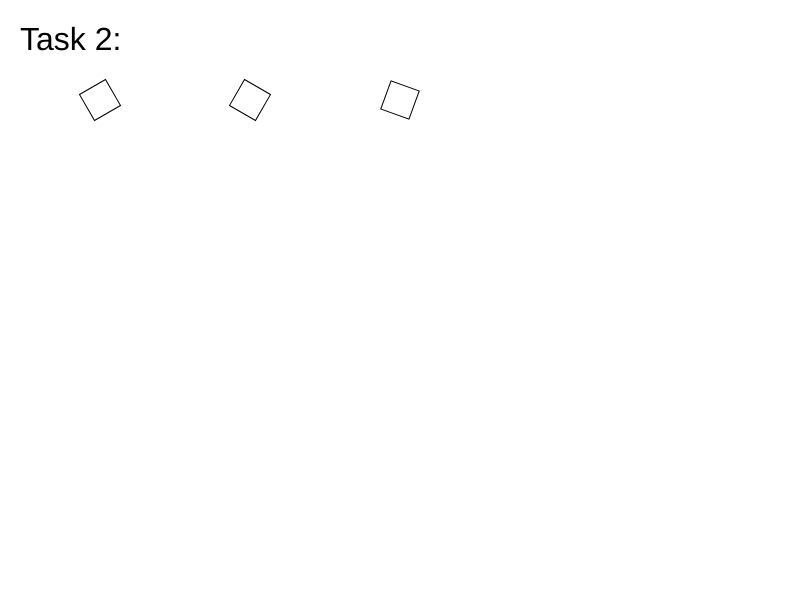
Frame 1 (no input)
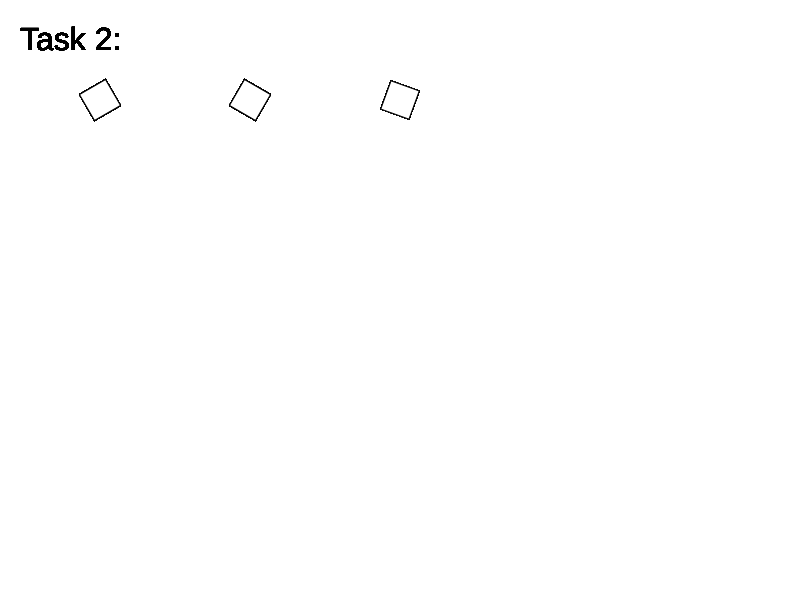
Frame 60 (no input)
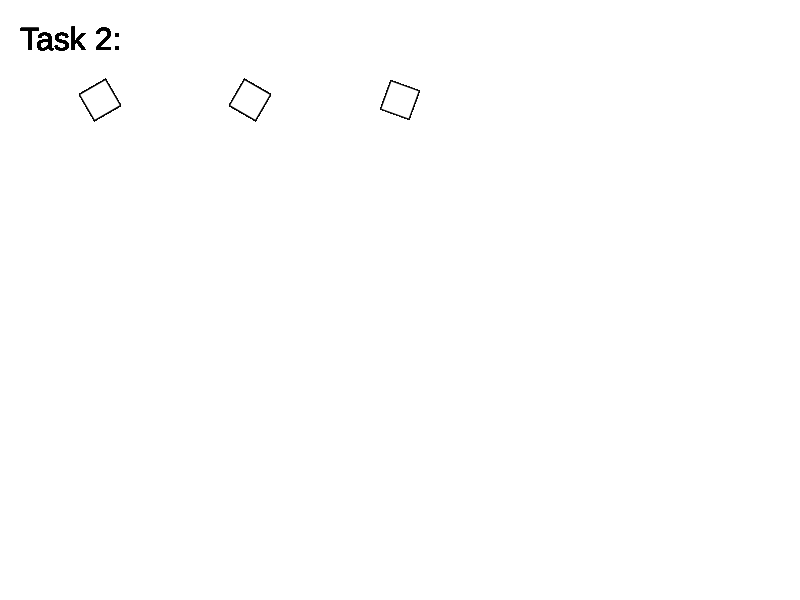
Frame 120 (the mouse pressed at the canvas centre since frame 60)

The p5.js sketch that drew these frames (run headless with seeded random() and noise() and a simulated clock; from frame 60 on, the mouse is pressed at the canvas centre):

// p5.js sketch
// ── sketch.js
function setup() {
	//
	createCanvas(800, 600);
}

function draw() {
	//initialize variables
	var transX = 100
	var rotation = 3; 

	//task 2
	textSize(32);
	text("Task 2:", 20, 50);
	//do task 2 --> squares set to rotate around their center
	for (var i=0; i<3; i++) {
		push();
		translate(transX,100);
		rotate(PI/rotation);
		rect(-15,-15,30,30);
		pop();
		//change variables
		transX+=150;
		rotation+=3;
	}
}
